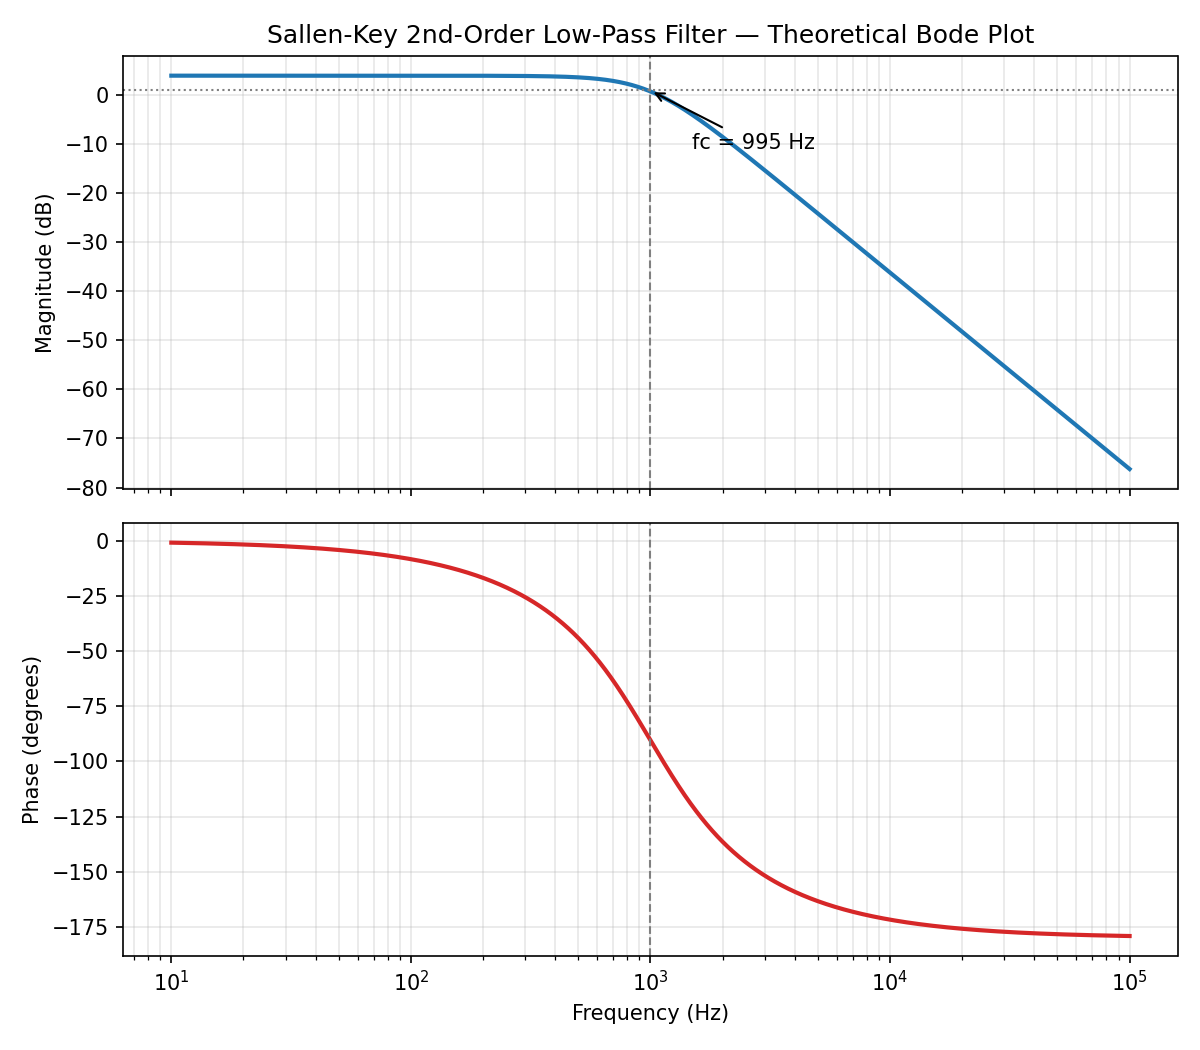

Source code (Python):
"""
Theoretical Bode plot for a 2nd-order Sallen-Key low-pass filter
(Butterworth, Q = 0.707)

Design:
    R1 = R2 = 16 kOhm
    C1 = C2 = 10 nF
    Rf = 5.6 kOhm, Rg = 10 kOhm  -> gain K = 1 + Rf/Rg = 1.56
    fc = 1 / (2*pi*R*C) ~= 995 Hz

Transfer function (standard Sallen-Key LPF form):

    H(s) = K * wc^2 / (s^2 + (wc/Q)*s + wc^2)

wc = 2*pi*fc, Q = 1 / (3 - K)  [equal R/C Sallen-Key]
"""

import numpy as np
import matplotlib.pyplot as plt

# ---- Component values ----
R1 = R2 = 16e3      # ohms
C1 = C2 = 10e-9      # farads
Rf = 5.6e3
Rg = 10e3

# ---- Derived design parameters ----
fc = 1 / (2 * np.pi * np.sqrt(R1 * R2 * C1 * C2))
K = 1 + Rf / Rg
Q = 1 / (3 - K)
wc = 2 * np.pi * fc

print(f"Cutoff frequency fc  = {fc:.1f} Hz")
print(f"Gain K               = {K:.3f}")
print(f"Quality factor Q     = {Q:.3f}")

# ---- Frequency sweep ----
f = np.logspace(1, 5, 2000)   # 10 Hz to 100 kHz
w = 2 * np.pi * f
s = 1j * w

H = K * wc**2 / (s**2 + (wc / Q) * s + wc**2)

mag_db = 20 * np.log10(np.abs(H))
phase_deg = np.angle(H, deg=True)

# ---- Plot ----
fig, (ax1, ax2) = plt.subplots(2, 1, figsize=(8, 7), sharex=True)

ax1.semilogx(f, mag_db, color="tab:blue", linewidth=2)
ax1.axvline(fc, color="gray", linestyle="--", linewidth=1)
ax1.axhline(max(mag_db) - 3, color="gray", linestyle=":", linewidth=1)
ax1.set_ylabel("Magnitude (dB)")
ax1.set_title("Sallen-Key 2nd-Order Low-Pass Filter — Theoretical Bode Plot")
ax1.grid(True, which="both", alpha=0.3)
ax1.annotate(f"fc = {fc:.0f} Hz", xy=(fc, max(mag_db) - 3),
             xytext=(fc * 1.5, max(mag_db) - 15),
             arrowprops=dict(arrowstyle="->"))

ax2.semilogx(f, phase_deg, color="tab:red", linewidth=2)
ax2.axvline(fc, color="gray", linestyle="--", linewidth=1)
ax2.set_ylabel("Phase (degrees)")
ax2.set_xlabel("Frequency (Hz)")
ax2.grid(True, which="both", alpha=0.3)

plt.tight_layout()
plt.savefig("bode_plot.png", dpi=150)
print("Saved bode_plot.png")
